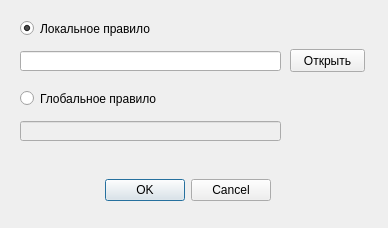
<?xml version="1.0" encoding="UTF-8"?>
<ui version="4.0">
 <class>AddRuleDialog</class>
 <widget class="QDialog" name="AddRuleDialog">
  <property name="geometry">
   <rect>
    <x>0</x>
    <y>0</y>
    <width>388</width>
    <height>228</height>
   </rect>
  </property>
  <property name="windowTitle">
   <string>Dialog</string>
  </property>
  <widget class="QDialogButtonBox" name="buttonBox">
   <property name="geometry">
    <rect>
     <x>50</x>
     <y>170</y>
     <width>221</width>
     <height>41</height>
    </rect>
   </property>
   <property name="orientation">
    <enum>Qt::Horizontal</enum>
   </property>
   <property name="standardButtons">
    <set>QDialogButtonBox::Cancel|QDialogButtonBox::Ok</set>
   </property>
  </widget>
  <widget class="QRadioButton" name="rbtn_LocalRule">
   <property name="geometry">
    <rect>
     <x>20</x>
     <y>20</y>
     <width>131</width>
     <height>17</height>
    </rect>
   </property>
   <property name="text">
    <string>Локальное правило</string>
   </property>
   <property name="checked">
    <bool>true</bool>
   </property>
  </widget>
  <widget class="QRadioButton" name="rbtn_GlobalRule">
   <property name="geometry">
    <rect>
     <x>20</x>
     <y>90</y>
     <width>141</width>
     <height>17</height>
    </rect>
   </property>
   <property name="text">
    <string>Глобальное правило</string>
   </property>
  </widget>
  <widget class="QLineEdit" name="txb_LocalRulePath">
   <property name="geometry">
    <rect>
     <x>20</x>
     <y>51</y>
     <width>261</width>
     <height>20</height>
    </rect>
   </property>
  </widget>
  <widget class="QLineEdit" name="txb_GlobalRulePath">
   <property name="enabled">
    <bool>false</bool>
   </property>
   <property name="geometry">
    <rect>
     <x>20</x>
     <y>121</y>
     <width>261</width>
     <height>20</height>
    </rect>
   </property>
  </widget>
  <widget class="QPushButton" name="btn_SelectPath">
   <property name="geometry">
    <rect>
     <x>290</x>
     <y>49</y>
     <width>75</width>
     <height>23</height>
    </rect>
   </property>
   <property name="text">
    <string>Открыть</string>
   </property>
  </widget>
 </widget>
 <resources/>
 <connections>
  <connection>
   <sender>buttonBox</sender>
   <signal>accepted()</signal>
   <receiver>AddRuleDialog</receiver>
   <slot>accept()</slot>
   <hints>
    <hint type="sourcelabel">
     <x>248</x>
     <y>254</y>
    </hint>
    <hint type="destinationlabel">
     <x>157</x>
     <y>274</y>
    </hint>
   </hints>
  </connection>
  <connection>
   <sender>buttonBox</sender>
   <signal>rejected()</signal>
   <receiver>AddRuleDialog</receiver>
   <slot>reject()</slot>
   <hints>
    <hint type="sourcelabel">
     <x>316</x>
     <y>260</y>
    </hint>
    <hint type="destinationlabel">
     <x>286</x>
     <y>274</y>
    </hint>
   </hints>
  </connection>
 </connections>
</ui>
